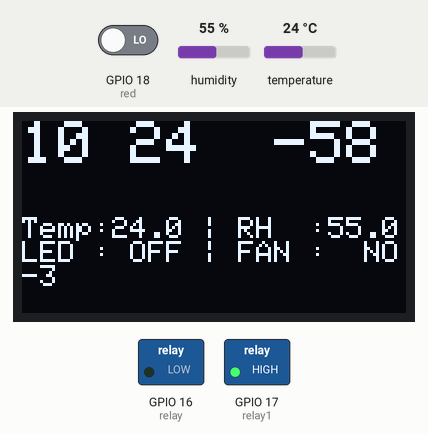
Bench run of a sketch on a simulated ESP32. Parts: 128×64 one-colour display, switched loads named in the sketch (green lamp = pin HIGH). Inputs (shaded band) come from the test bench; at power-on: humidity 55 %, GPIO 18 (red) LOW, temperature 24 °C. WiFi joins after 1.5 s; servers stay silent unless stated; the display library's start-up logo is not drawn; network time is answered at once with the bench clock; the local clock reads 2024-03-15 10:24:30 at power-on unless the sketch sets it; what the sketch prints to the serial monitor is not drawn.

Above: at 6.8 s.
6.9 s: humidity set to 69 %
At 8.8 s:
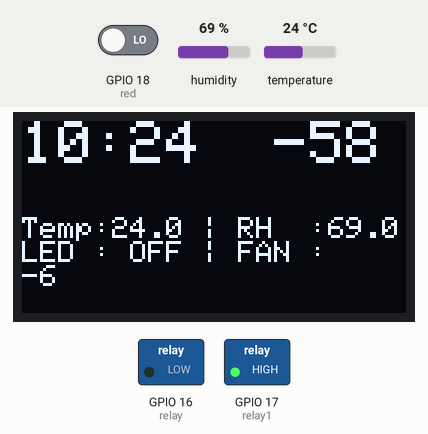
9.3 s: humidity set to 72 %
At 10.4 s:
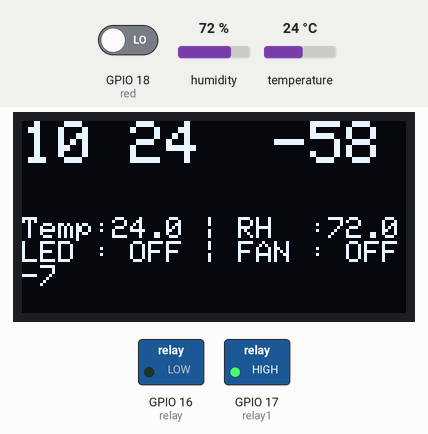
11.4 s: GPIO 18 (red) driven HIGH
At 12.0 s:
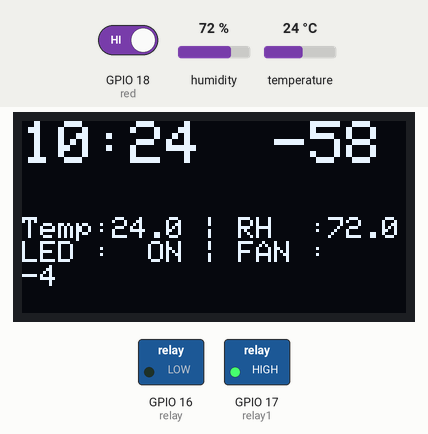
14.6 s: humidity set to 22 %
At 16.8 s:
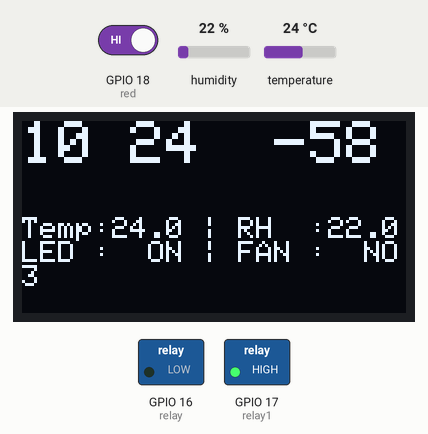
20.7 s: temperature set to 11 °C
At 23.1 s:
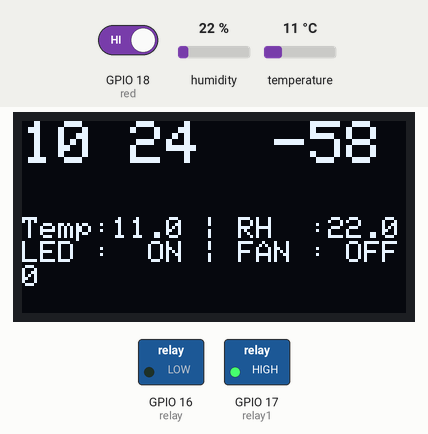
24.2 s: temperature set to 8 °C
At 25.3 s:
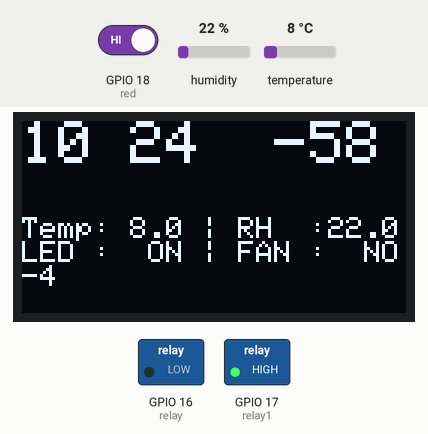
Timing chart, 0 to 27.2 s (numbered marks = the images above; inputs shaded):
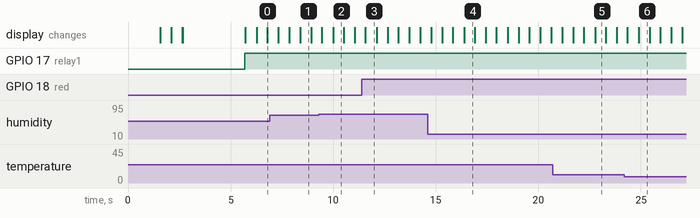

Measured:
- the behaviour switches between 10 and 9 °C on temperature (found by bisection; images 5 and 6)
- after the input at 11.4 s, the display: changes after 0.18 s (image 3)
- after the input at 14.6 s, the display: first differs from a run without the input after 1.8 s (image 4)
- what the display in image 1 shows lasts 0.5 s, from 8.4 s to 8.9 s

The sketch:

ESP32_ToiletSensor.ino
```cpp
#include <SPI.h>
#include <Wire.h>
#include <Adafruit_GFX.h>
#include <Adafruit_SSD1306.h>
#include <Adafruit_Sensor.h>
#include <DHT.h>
#include <WiFi.h>
#include <NTPClient.h>
#include <WiFiUdp.h>

// 設定WIFI
const char* ssid     = "";
const char* password = "";

// 設定網路時間
WiFiUDP ntpUDP;
NTPClient timeClient(ntpUDP, "tw.pool.ntp.org");

// 設定螢幕
#define SCREEN_WIDTH 128 // OLED 寬度像素
#define SCREEN_HEIGHT 64 // OLED 高度像素
#define OLED_RESET -1 // Reset pin # (or -1 if sharing Arduino reset pin)
Adafruit_SSD1306 display(SCREEN_WIDTH, SCREEN_HEIGHT, &Wire, OLED_RESET);

// 設定溫溼度感測器及繼電器
#define relay 16          // GPIO16
#define relay1 17          // GPIO17
#define red 18
#define DHTPIN 19         // GPIO19
#define DHTTYPE DHT11
DHT dht(DHTPIN, DHTTYPE);
float difference = 0;   // 濕度誤差值預設是0
bool times = true;
int delayRelay1 = 0;      // 繼電器延遲計次器
int delayRelay2 = 0;      // 繼電器延遲計次器

void setup() {
  Serial.begin(115200);

  dht.begin();
  Wire.begin();
  pinMode(relay, OUTPUT);
  pinMode(relay1, OUTPUT);
  pinMode(red, INPUT);
  digitalWrite(relay, LOW);

  if (!display.begin(SSD1306_SWITCHCAPVCC, 0x3C)) { // 一般1306 OLED的位址都是0x3C
    Serial.println(F("SSD1306 allocation failed"));
    for (;;); // Don't proceed, loop forever
  }
  // 顯示Adafruit的LOGO，算是開機畫面
  display.display();
  delay(1000); // 停1秒

  // 嘗試連接WIFI
  int t = 0;
  WiFi.begin(ssid, password);
  Serial.print("WiFi Connecting");
  while (WiFi.status() != WL_CONNECTED && t <= 20) {
    delay(500);
    display.clearDisplay();
    display.setTextSize(1);             // 設定文字大小
    display.setTextColor(1);        // 1:OLED預設的顏色(這個會依該OLED的顏色來決定)
    display.setCursor(0, 0);            // 設定起始座標
    display.print( "WiFi " );
    display.println( times ? "Connecting" : "" );
    display.display();
    Serial.print(".");
    t++;
    times = !times;
  }
  Serial.println("");

  timeClient.begin();
  timeClient.setTimeOffset(28800); //設定時區(+8)*3600

  display.clearDisplay();
  display.setTextSize(1);             // 設定文字大小
  display.setTextColor(1);        // 1:OLED預設的顏色(這個會依該OLED的顏色來決定)
  display.setCursor(0, 0);            // 設定起始座標
  display.print( "WiFi " );
  if (WiFi.status() == WL_CONNECTED) showMsg("Connected");
  else showMsg("Not Connected");

  display.display();                  // 要有這行才會把文字顯示出來
  Serial.println("");
  digitalWrite(relay, LOW);
  delay(3000); // 停1秒
}

void loop() {
  // 基本參數
  if (times) timeClient.update();
  byte  error, I2C_address;
  int   nDevices = 0;
  String strHour = "--";
  String strMinute = "--";
  int rssi = 0;

  // 清除畫面
  display.clearDisplay();
  display.setTextSize(2);             // 設定文字大小
  display.setTextColor(1);        // 1:OLED預設的顏色(這個會依該OLED的顏色來決定)
  display.setCursor(0, 0);            // 設定起始座標

  // 取得時間
  if (WiFi.status() == WL_CONNECTED) {
    strHour = timeZero(timeClient.getHours());
    strMinute = timeZero(timeClient.getMinutes());
  }
  String strTimes = times ? ":" : " ";
  showMsg(String("") + strHour + strTimes + strMinute + getRSSI());

  display.println( "" );
  display.setTextSize(1);             // 設定文字大小

  // 取得溫濕度
  float flTemp = dht.readTemperature();
  float flHumidity = dht.readHumidity() + difference;
  flHumidity = flHumidity < 0 ? 0 : flHumidity;
  showMsg(String("") + "Temp:" + getFloat(flTemp) + " | " + "RH  :" + getFloat(flHumidity));

 String relayStatus = "";
  if (digitalRead(red) == HIGH) {
    relayStatus += "LED :  ON | ";//偵測到有人經過
    digitalWrite(relay1, HIGH);
  }
  else {
    relayStatus += "LED : OFF | ";//偵測無人經過
    digitalWrite(relay1, HIGH);
  }

  // 設定繼電器
  if (flHumidity > 70) {
    if (delayRelay1 >= 5  || relay == HIGH) {
      digitalWrite(relay, LOW);
      relayStatus += "FAN :  ON";
      delayRelay1 = 0;
    }
    else {
      relayStatus += ( times ? "FAN :    " : "FAN : OFF");
      delayRelay1++;
    }
  }
  else {
    if (delayRelay1 <= -8  || relay == LOW) {
      digitalWrite(relay, LOW);
      relayStatus += "FAN : OFF";
      delayRelay1 = 0;
    }
    else {
      relayStatus += ( times ? "FAN :    " : "FAN :  NO");
      delayRelay1--;
    }
  }
  showMsg(relayStatus+String("")+delayRelay1);

  //輸出結果
  display.display();   // 要有這行才會把文字顯示出來
  Serial.println("");

  times = !times;
  delay(500);
}

// 同時輸出到序列阜跟螢幕
void showMsg(String text) {
  display.println(text);
  Serial.print(text + " | ");
}

// 時間數字補零字串
String timeZero(int s) {
  if (s < 10)
    return "0" + String("") + s;
  else
    return String("") + s;
}

// 格式化浮點數字串
String getFloat(float data) {
  String x = String("") + data;
  if (data < 10) x = " " + x;
  String y = "";
  for (int i = 0; i < x.length() - 1; i++) {
    y += x[i];
  }
  return y;
}

// 格式化WIFI訊號字串
String getRSSI() {
  int rssi = 0;
  if (WiFi.status() == WL_CONNECTED) rssi = WiFi.RSSI();
  if (rssi >= 0) return String("") + "    " + rssi;
  else if (rssi <= -100) return String("") + " " + rssi;
  else return String("") + "  " + rssi;
}
```
